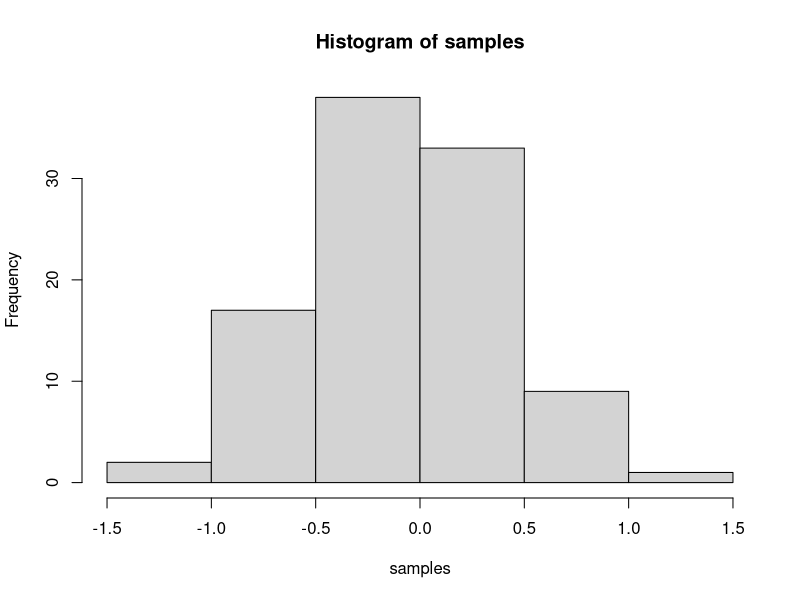

Write the R code that produced this figure.
## ---- chunk 1
knitr::opts_chunk$set(message=FALSE,warning=FALSE, cache=TRUE)
## ---- chunk 2
15+20
12*12 # * is multiplication sign.
126/3 # / is division sign.
(2+5+7)/5
## ---- chunk 3
a<-1
b<-2
a+b

d<-c(1,2,3)
e<-c(5,6,7)
d+e
d*e
d/e

x<-4
y<-x+6
y

## ---- chunk 4
x<-5
is.double(x)

## ---- chunk 5
y<-"brown"
is.double(y)
is.character(y)
## ---- chunk 6
d<- TRUE
is.logical(d)
## ---- chunk 7
s<-0/0
s

z<-c()
z

6/0

-2/0
## ---- chunk 8
a<-c(12,45,27,76,98) ## we use lower c to represent the vectors    in R.
print(a)

(a<-c(12,45,27,76,98))

length(a) ## we use length in R to know how many values we have    in the vector a for example. so here, the length of the vector a is 5.

## ---- chunk 9
x<-1:10
x
## ---- chunk 10
x<-c(1:10)
x
## ---- chunk 11
z<-seq(from=1,to=10,by=1)
z
## ---- chunk 12
z<-seq(1,10)
z
## ---- chunk 13
x<-c(4,5,1,-2)
sum(x)  ## the summation of the values in the vector.
mean(x) ## the average of the values in x.
var(x)  ## the variance.
sd(x)   ## the standard deviation of x.
max(x)  ## the maximum value of x.
min(x)  ## the minimum value of x.
sort(x) ## sort the values in the vector fro the smallest to the largest.
range(x) ## this gives us the minimum and the maximum values in   the vector x.

## ---- chunk 14
x<-c(12,32,52,78,66)
x[2] ## this means we choose the second element from the vector x.
x[3:5] ## We choose the elements 3,4 and 5 from vector x.

## ---- chunk 15
x[x>55]
## ---- chunk 16
which(x>50) ## here we ask which of our elements are greater than 50, we have the 3rd, 4th and the 5th elements from vector x.
## ---- chunk 17
a<-matrix(c(10,15,20,25),nrow=2,ncol=2)
a  ## the default matrix in R is filling the matrix using column after column. The dimension of the matrix a is 2X2.
## ---- chunk 18
b<-matrix(c(10,15,20,25),nrow=2,ncol=2,byrow=TRUE)
b 
## ---- chunk 19
dim(b) ## dimension of matrix b.

s<-matrix(1:6,nrow=2,ncol=3)
s
dim(s)
## ---- chunk 20
d<-t(s)  ## transpose of matrix s
d
dim(d)
## ---- chunk 21
d[1,] ## 
## ---- chunk 22
d[,2]
## ---- chunk 23
d[3,2] ## the element is 6.
## ---- chunk 24
samples <- rnorm(100, mean=0, sd=0.5)
hist(samples)
